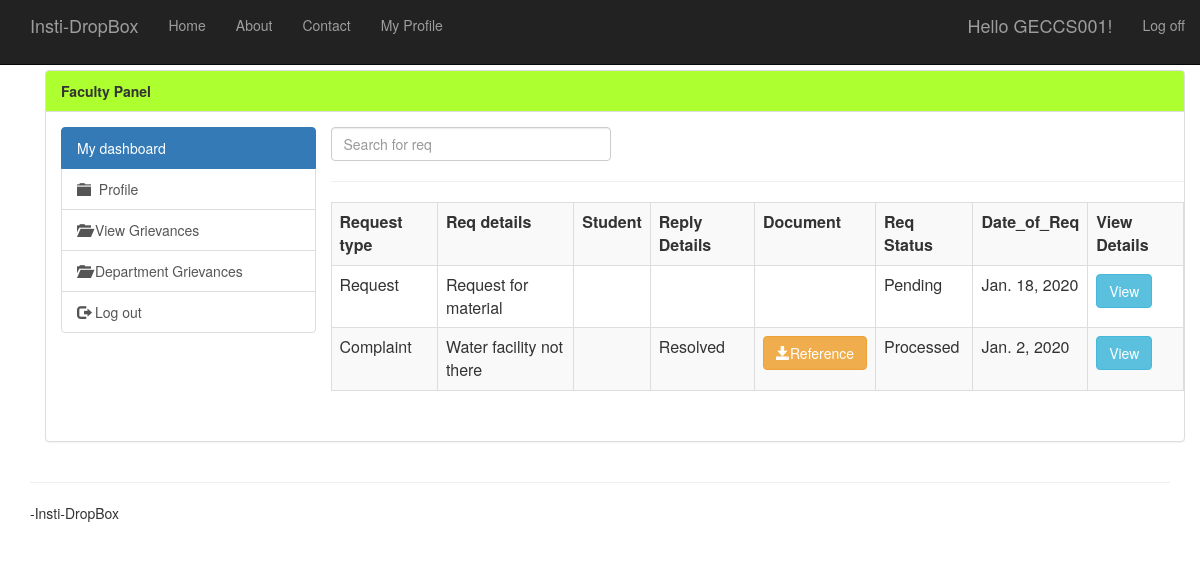
The app's page /f_viewgrievances (signed in) with its own data.
### app/models.py (models this page shows, shortened)
class ReqDetails(models.Model):
    Req_Type=models.CharField(max_length=25)
    Req_details=models.CharField(max_length=250,blank=True)
    sender_id=models.CharField(max_length=10,blank=True)
    receiver_id=models.CharField(max_length=10,blank=True)
    Req_Status=models.CharField(max_length=20,default="Pending",blank=True)
    dateof_request=models.DateField(default=date.today,blank=True)
    dateof_update=models.DateField(default=date.today,blank=True)
    reply_details=models.CharField(max_length=250,blank=True)
    visibilty_sender_id=models.BooleanField(default=True,blank=True)
    document=models.FileField(upload_to='documents/',blank=True)
    visible_to_Hod=models.BooleanField(default=False,blank=True)
    visible_to_Principal=models.BooleanField(default=False,blank=True)

### app/views.py (the view)
# urls.py: url(r'^f_viewgrievances$', app.views.f_viewgrievances, name='f_viewgrievances'),
def f_viewgrievances(request):
    assert isinstance(request,HttpRequest)
    if request.user.is_authenticated():
       grews=ReqDetails.objects.all().filter(receiver_id=request.user).order_by("-dateof_request")
       return render(request,'app/f_viewgrievances.html',{"grews":grews})

### app/templates/app/f_viewgrievances.html (shortened to what this page needs)
﻿{% extends "app/facultylayout.html" %}
{% block content %}
    <div style="width:100%">
        <section id="viewgrievances">
            <form  method="post" class="form-horizontal">
             <div class="form-group">
                 <input type="search" id="searchreq"  name="searchreq"  class="form-control" onkeyup="serchforReq()" placeholder="Search for req"/>
             <hr/>
             <table class="table table-striped table-bordered table-sm" id="grievstable">
             <tr><th>Request type</th><th>Req details</th><th>Student</th><th>Reply Details</th><th>Document</th><th>Req Status</th><th>Date_of_Req</th><th>View Details</th></tr>
            {% for gv in grews %}
             <tr>
              <td>{{ gv.Req_Type }}</td>
              <td>{{ gv.Req_details }}</td>
              <td>
                 </td>
              <td>{{ gv.reply_details }}</td>
              <td>{% if gv.document %} <a href="{{ gv.document }}" class="btn btn-warning" download> <span class="glyphicon glyphicon-save"></span>Reference</a>
                 {% endif %}
                 </td>
              <td>{{ gv.Req_Status }}</td>
              <td> {{ gv.dateof_request }}</td>
              <td> <a href="/f_updatereq/{{ gv.id }}" class="btn btn-info" role="button">View</a></td>
              </tr>
             {% endfor %}
             </table>
            </div>
            </form>
        </section>
    </div>
{% endblock %}

### app/templates/app/loginpartial.html (shortened to what this page needs)
{% if user.is_authenticated %}
<form id="logoutForm" action="/logout" method="post" class="navbar-right">
    <ul class="nav navbar-nav navbar-right">
        <li><span class="navbar-brand">Hello {{ user.username }}!</span></li>
        <li><a href="javascript:document.getElementById('logoutForm').submit()">Log off</a></li>
    </ul>
</form>
{% else %}
<ul class="nav navbar-nav navbar-right">
    <li><a href="{% url 'login' %}">Log in</a></li>
    <li><a href="{% url 'sign_up' %}">Sign Up</a></li>
</ul>
{% endif %}

### app/static/app/content/site.css (style rules this page uses)
body { padding-top: 50px; padding-bottom: 20px; }
input, select, textarea { max-width: 280px; }

### records on screen
ReqDetails: Req_Type "Request", Req_details "Request for material", Req_Status "Pending", dateof_request "Jan. 18, 2020"
ReqDetails: Req_Type "Complaint", Req_details "Water facility not there", reply_details "Resolved", Req_Status "Processed", dateof_request "Jan. 2, 2020"

### other values on screen
{{ user.username }} "GECCS001"
